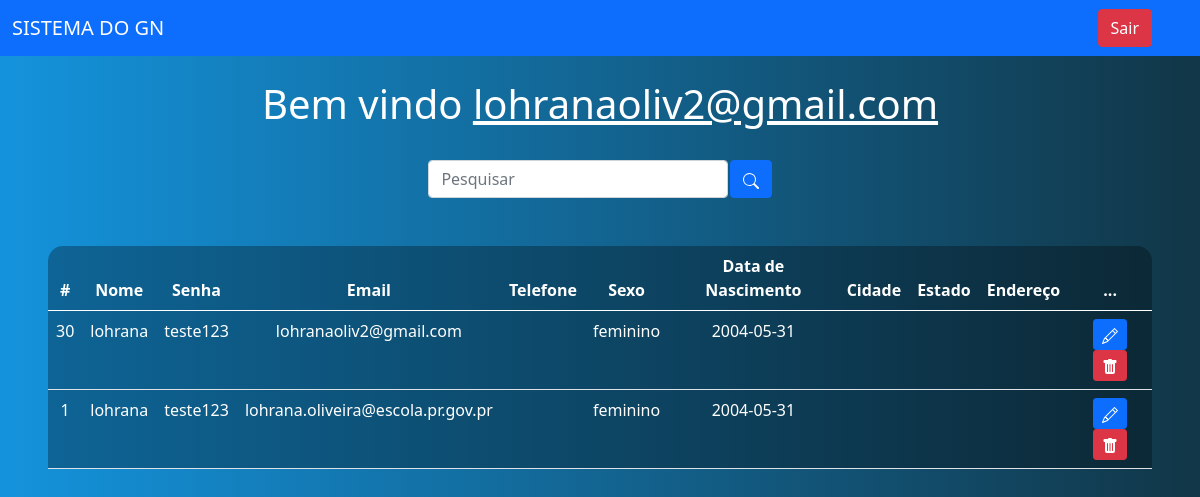
The page /sistema.php (signed in) on the database its author committed.
### tables this page shows
CREATE TABLE `usuarios` (
  `id` int(11) NOT NULL,
  `nome` varchar(45) NOT NULL,
  `senha` varchar(45) NOT NULL,
  `email` varchar(110) NOT NULL,
  `telefone` varchar(15) NOT NULL,
  `sexo` varchar(15) NOT NULL,
  `data_nasc` date NOT NULL,
  `cidade` varchar(45) NOT NULL,
  `estado` varchar(45) NOT NULL,
  `endereco` varchar(45) NOT NULL
);

### sistema.php (the view, shortened to what this page needs)
<?php
    include_once('config.php');
    $logado = $_SESSION['email'];
    if(!empty($_GET['search']))
    {
        $data = $_GET['search'];
        $sql = "SELECT * FROM usuarios WHERE id LIKE '%$data%' or nome LIKE '%$data%' or email LIKE '%$data%' ORDER BY id DESC";
    }
    else
    {
        $sql = "SELECT * FROM usuarios ORDER BY id DESC";
    }
    $result = $conexao->query($sql);
?>
<!DOCTYPE html>
<html lang="en">
<head>
    <link href="https://cdn.jsdelivr.net/npm/bootstrap@5.0.2/dist/css/bootstrap.min.css" rel="stylesheet">
</head>
<body>
    <nav class="navbar navbar-expand-lg navbar-dark bg-primary">
        <div class="container-fluid">
            <a class="navbar-brand" href="#">SISTEMA DO GN</a>
        </div>
        <div class="d-flex">
            <a href="sair.php" class="btn btn-danger me-5">Sair</a>
        </div>
    </nav>
    <br>
    <?php
        echo "<h1>Bem vindo <u>$logado</u></h1>";
    ?>
    <br>
    <div class="box-search">
        <input type="search" class="form-control w-25" placeholder="Pesquisar" id="pesquisar">
        <button onclick="searchData()" class="btn btn-primary">
        </button>
    </div>
    <div class="m-5">
        <table class="table text-white table-bg">
            <thead>
                <tr>
                    <th scope="col">#</th>
                    <th scope="col">Nome</th>
                    <th scope="col">Senha</th>
                    <th scope="col">Email</th>
                    <th scope="col">Telefone</th>
                    <th scope="col">Sexo</th>
                    <th scope="col">Data de Nascimento</th>
                    <th scope="col">Cidade</th>
                    <th scope="col">Estado</th>
                    <th scope="col">Endereço</th>
                    <th scope="col">...</th>
                </tr>
            </thead>
            <tbody>
                <?php
                    while($user_data = mysqli_fetch_assoc($result)) {
                        echo "<tr>";
                        echo "<td>".$user_data['id']."</td>";
                        echo "<td>".$user_data['nome']."</td>";
                        echo "<td>".$user_data['senha']."</td>";
                        echo "<td>".$user_data['email']."</td>";
                        echo "<td>".$user_data['telefone']."</td>";
                        echo "<td>".$user_data['sexo']."</td>";
                        echo "<td>".$user_data['data_nasc']."</td>";
                        echo "<td>".$user_data['cidade']."</td>";
                        echo "<td>".$user_data['estado']."</td>";
                        echo "<td>".$user_data['endereco']."</td>";
                        echo "<td>
                        <a class='btn btn-sm btn-primary' href='edit.php?id=$user_data[id]' title='Editar'>
                            <svg xmlns='http://www.w3.org/2000/svg' width='16' height='16' fill='currentColor' class='bi bi-pencil' viewBox='0 0 16 16'>
                                <path d='M12.146.146a.5.5 0 0 1 .708 0l3 3a.5.5 0 0 1 0 .708l-10 10a.5.5 0 0 1-.168.11l-5 2a.5.5 0 0 1-.65-.65l2-5a.5.5 0 0 1 .11-.168l10-10zM11.207 2.5 13.5 4.793 14.793 3.5 12.5 1.207 11.207 2.5zm1.586 3L10.5 3.207 4 9.707V10h.5a.5.5 0 0 1 .5.5v.5h.5a.5.5 0 0 1 .5.5v.5h.293l6.5-6.5zm-9.761 5.175-.106.106-1.528 3.821 3.821-1.528.106-.106A.5.5 0 0 1 5 12.5V12h-.5a.5.5 0 0 1-.5-.5V11h-.5a.5.5 0 0 1-.468-.325z'/>
                            </svg>
                            </a>
                            <a class='btn btn-sm btn-danger' href='delete.php?id=$user_data[id]' title='Deletar'>
                                <svg xmlns='http://www.w3.org/2000/svg' width='16' height='16' fill='currentColor' class='bi bi-trash-fill' viewBox='0 0 16 16'>
                                    <path d='M2.5 1a1 1 0 0 0-1 1v1a1 1 0 0 0 1 1H3v9a2 2 0 0 0 2 2h6a2 2 0 0 0 2-2V4h.5a1 1 0 0 0 1-1V2a1 1 0 0 0-1-1H10a1 1 0 0 0-1-1H7a1 1 0 0 0-1 1H2.5zm3 4a.5.5 0 0 1 .5.5v7a.5.5 0 0 1-1 0v-7a.5.5 0 0 1 .5-.5zM8 5a.5.5 0 0 1 .5.5v7a.5.5 0 0 1-1 0v-7A.5.5 0 0 1 8 5zm3 .5v7a.5.5 0 0 1-1 0v-7a.5.5 0 0 1 1 0z'/>
                                </svg>
                            </a>
                            </td>";
                        echo "</tr>";
                    }
                    ?>
            </tbody>
        </table>
    </div>
</body>
</html>

### sistema.php (style rules this page uses)
body { background: linear-gradient(to right, rgb(20, 147, 220), rgb(17, 54, 71)); color: white; text-align: center; }
.table-bg { background: rgba(0, 0, 0, 0.3); border-radius: 15px 15px 0 0; }
.box-search { display: flex; justify-content: center; gap: .1%; }

### rows shown on the page
usuarios: id "30", nome "lohrana", senha "teste123", email "lohranaoliv2@gmail.com", sexo "feminino", data_nasc "2004-05-31"
usuarios: id "1", nome "lohrana", senha "teste123", email "lohrana.oliveira@escola.pr.gov.pr", sexo "feminino", data_nasc "2004-05-31"

### other values the page prints
$logado "lohranaoliv2@gmail.com"
